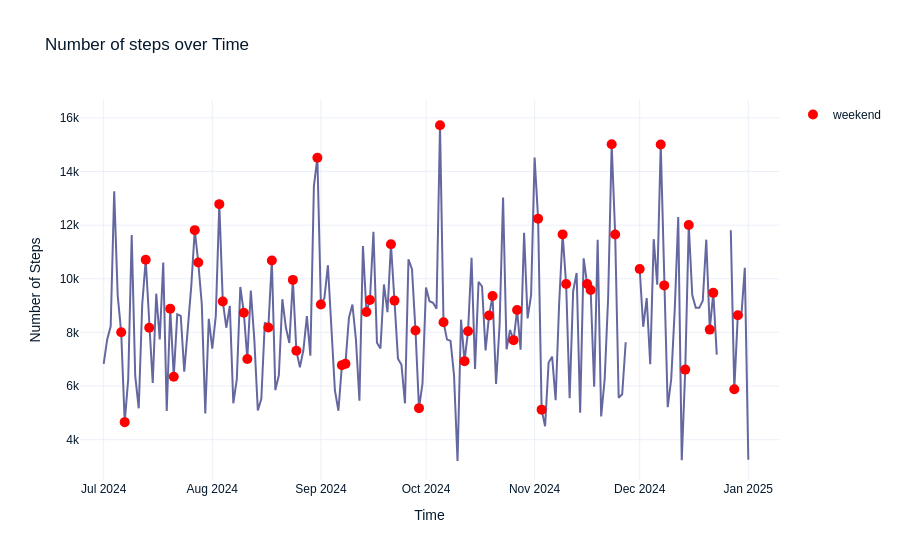

Write notebook code for a chart like this one.
### Code cell
# Create a line chart for the number of steps over time
fig = px.line(fd, x='date', y='steps', title='Number of steps over Time')

weekend = fd[fd['is_weekend']]
fig.add_scatter(x=weekend['date'], y=weekend['steps'], mode='markers', name='weekend', marker=dict(color='red', size=10))

fig.update_layout(xaxis_title='Time', yaxis_title='Number of Steps')
# Display the line chart
fig.show()

### Figure 1 — Plotly figure (JSON) as saved in the notebook; plotly's stock layout.template omitted (floating-point values rounded to 4 significant figures; data arrays with more than 128 entries replaced by an {"elided": "..."} marker saying what was removed)
{"data": [{"hovertemplate": "date=%{x}<br>steps=%{y}<extra></extra>", "legendgroup": "", "line": {"color": "#6568a0", "dash": "solid"}, "marker": {"symbol": "circle"}, "mode": "lines", "name": "", "orientation": "v", "showlegend": false, "x": {"elided": "185 str values"}, "xaxis": "x", "y": {"elided": "185 int values"}, "yaxis": "y", "type": "scatter"}, {"marker": {"color": "red", "size": 10}, "mode": "markers", "name": "weekend", "x": ["2024-07-06T00:00:00", "2024-07-07T00:00:00", "2024-07-13T00:00:00", "2024-07-14T00:00:00", "2024-07-20T00:00:00", "2024-07-21T00:00:00", "2024-07-27T00:00:00", "2024-07-28T00:00:00", "2024-08-03T00:00:00", "2024-08-04T00:00:00", "2024-08-10T00:00:00", "2024-08-11T00:00:00", "2024-08-17T00:00:00", "2024-08-18T00:00:00", "2024-08-24T00:00:00", "2024-08-25T00:00:00", "2024-08-31T00:00:00", "2024-09-01T00:00:00", "2024-09-07T00:00:00", "2024-09-08T00:00:00", "2024-09-14T00:00:00", "2024-09-15T00:00:00", "2024-09-21T00:00:00", "2024-09-22T00:00:00", "2024-09-28T00:00:00", "2024-09-29T00:00:00", "2024-10-05T00:00:00", "2024-10-06T00:00:00", "2024-10-12T00:00:00", "2024-10-13T00:00:00", "2024-10-19T00:00:00", "2024-10-20T00:00:00", "2024-10-26T00:00:00", "2024-10-27T00:00:00", "2024-11-02T00:00:00", "2024-11-03T00:00:00", "2024-11-09T00:00:00", "2024-11-10T00:00:00", "2024-11-16T00:00:00", "2024-11-17T00:00:00", "2024-11-23T00:00:00", "2024-11-24T00:00:00", "2024-11-30T00:00:00", "2024-12-01T00:00:00", "2024-12-07T00:00:00", "2024-12-08T00:00:00", "2024-12-14T00:00:00", "2024-12-15T00:00:00", "2024-12-21T00:00:00", "2024-12-22T00:00:00", "2024-12-28T00:00:00", "2024-12-29T00:00:00"], "y": [8004, 4656, 10708, 8174, 8885, 6346, 11814, 10608, 12782, 9155, 8736, 7009, 8182, 10682, 9958, 7318, 14513, 9040, 6781, 6828, 8760, 9209, 11290, 9186, 8073, 5178, 15724, 8381, 6930, 8046, 8629, 9359, 7713, 8836, 12242, 5122, 11655, 9803, 9804, 9579, 15014, 11654, null, 10365, 15006, 9754, 6615, 12007, 8106, 9476, 5883, 8639], "type": "scatter"}], "layout": {"xaxis": {"anchor": "y", "domain": [0, 1], "title": {"text": "Time"}}, "yaxis": {"anchor": "x", "domain": [0, 1], "title": {"text": "Number of Steps"}}, "legend": {"tracegroupgap": 0}, "title": {"text": "Number of steps over Time"}}}
